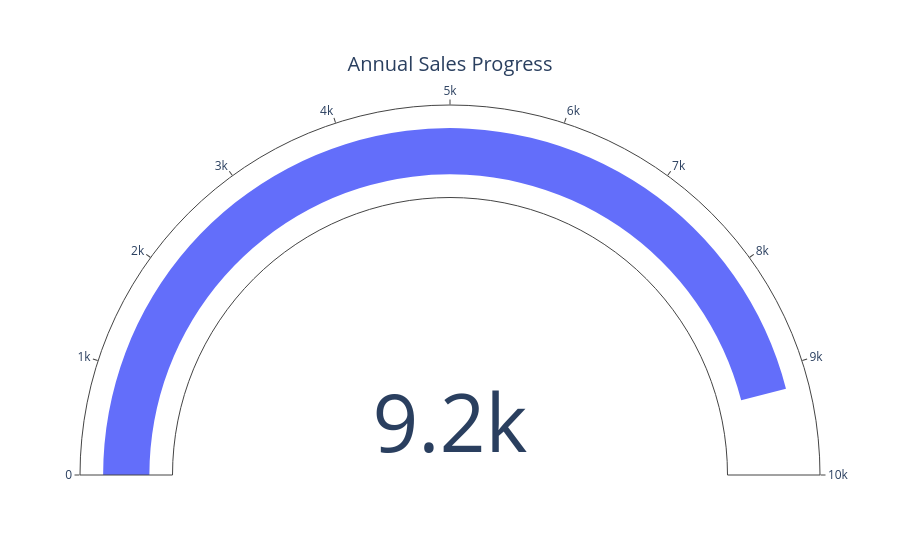

The notebook cell saved with this chart:
### Markdown cell above
### Progress Radial gauge
The code creates a radial gauge (speedometer‑style) indicator that visualizes the proportion of achieved sales against a target goal. Plotly’s go.Indicator with mode="gauge+number" draws a circular dial, fills a bar up to the current value, and places the numeric value at the center.

### Code cell
import plotly.graph_objects as go

goal = 10000
achieved = 9200

fig = go.Figure(go.Indicator(
    mode="gauge+number",
    value=achieved,
    gauge={'axis': {'range':[0,goal]}, 'bar': {'color':'#636EFA'}},
    title={'text': "Annual Sales Progress"}
))
fig.show()

### Figure 1 — Plotly figure (JSON) as saved in the notebook; plotly's stock layout.template omitted (floating-point values rounded to 4 significant figures)
{"data": [{"gauge": {"axis": {"range": [0, 10000]}, "bar": {"color": "#636EFA"}}, "mode": "gauge+number", "title": {"text": "Annual Sales Progress"}, "type": "indicator", "value": 9200}], "layout": {"autosize": true}}
